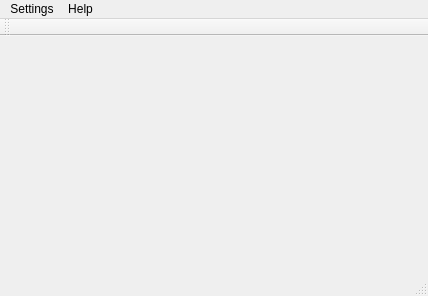
<?xml version="1.0" encoding="UTF-8"?>
<ui version="4.0">
 <class>MainWindow</class>
 <widget class="QMainWindow" name="MainWindow">
  <property name="geometry">
   <rect>
    <x>0</x>
    <y>0</y>
    <width>428</width>
    <height>296</height>
   </rect>
  </property>
  <property name="windowTitle">
   <string>MainWindow</string>
  </property>
  <widget class="QWidget" name="centralwidget">
   <layout class="QVBoxLayout" name="verticalLayout">
    <item>
     <widget class="QStackedWidget" name="stackedWidget">
      <property name="currentIndex">
       <number>0</number>
      </property>
      <widget class="QWidget" name="page"/>
      <widget class="QWidget" name="page_2"/>
     </widget>
    </item>
   </layout>
  </widget>
  <widget class="QMenuBar" name="menubar">
   <property name="geometry">
    <rect>
     <x>0</x>
     <y>0</y>
     <width>428</width>
     <height>30</height>
    </rect>
   </property>
   <widget class="QMenu" name="menuFile">
    <property name="title">
     <string>Help</string>
    </property>
    <addaction name="separator"/>
    <addaction name="actionAbout_Modules"/>
    <addaction name="actionAbout_NQRduck"/>
    <addaction name="separator"/>
    <addaction name="actionLogger"/>
   </widget>
   <widget class="QMenu" name="menuPreferences">
    <property name="title">
     <string>Settings</string>
    </property>
    <addaction name="actionPreferences"/>
   </widget>
   <addaction name="menuPreferences"/>
   <addaction name="menuFile"/>
  </widget>
  <widget class="QStatusBar" name="statusbar"/>
  <widget class="QToolBar" name="toolBar">
   <property name="windowTitle">
    <string>toolBar</string>
   </property>
   <attribute name="toolBarArea">
    <enum>TopToolBarArea</enum>
   </attribute>
   <attribute name="toolBarBreak">
    <bool>false</bool>
   </attribute>
  </widget>
  <action name="actionNew">
   <property name="text">
    <string>New</string>
   </property>
  </action>
  <action name="actionSave_as">
   <property name="text">
    <string>Save as ...</string>
   </property>
  </action>
  <action name="actionLoad">
   <property name="text">
    <string>Load</string>
   </property>
  </action>
  <action name="actionAbout_Modules">
   <property name="text">
    <string>About Modules</string>
   </property>
  </action>
  <action name="actionAbout_NQRduck">
   <property name="text">
    <string>About NQRduck</string>
   </property>
  </action>
  <action name="actionLogger">
   <property name="text">
    <string>Logger</string>
   </property>
  </action>
  <action name="actionPreferences">
   <property name="text">
    <string>Preferences</string>
   </property>
  </action>
 </widget>
 <resources/>
 <connections/>
</ui>
